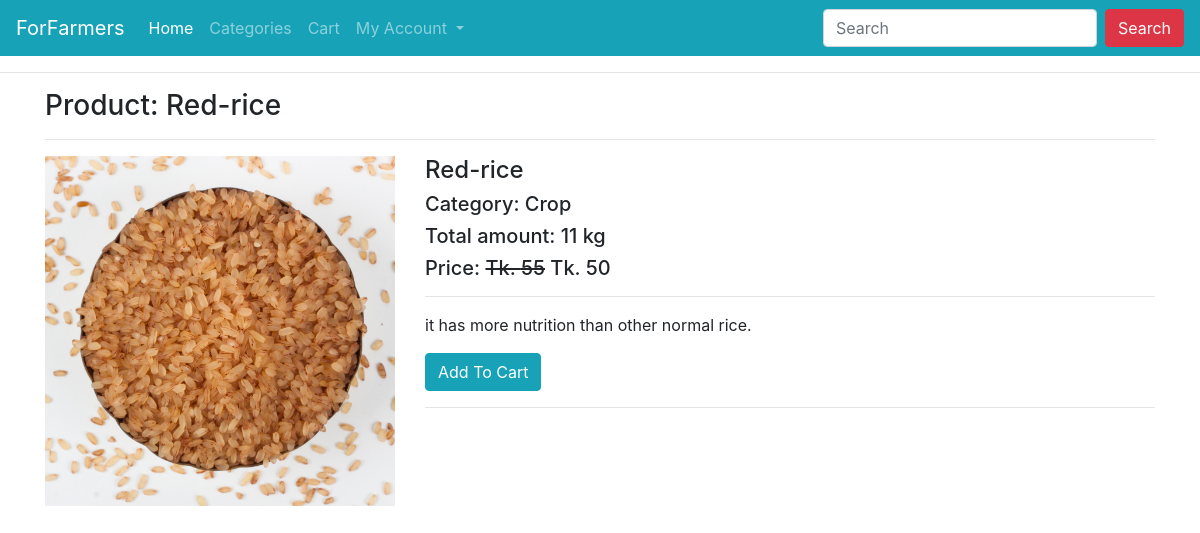
Page /product/Foshol/ on the committed database.
### store/models.py (models this page shows, shortened)
class Product(models.Model):
    title = models.CharField(max_length=200)
    slug = models.SlugField(unique=True)
    category = models.ForeignKey(Category, on_delete=models.CASCADE, default=True)
    image = models.ImageField(upload_to="products")
    marked_price = models.PositiveIntegerField()
    selling_price = models.PositiveIntegerField()
    description = models.TextField()
    view_count = models.PositiveIntegerField(default=0)

class Category(models.Model):
    title = models.CharField(max_length=200)
    slug = models.SlugField(unique=True)
    def __str__(self):
        return self.title

### store/views.py (the view)
# urls.py: path("product/<slug:slug>/", ProductDetailView.as_view(), name="productdetail"),
class ProductDetailView(EcomMixin,TemplateView):
    template_name = "productdetail.html"
    def get_context_data(self, **kwargs):
        context = super().get_context_data(**kwargs)
        url_slug = self.kwargs['slug']
        product = Product.objects.get(slug=url_slug)
        product.view_count
        product.save()
        context['product'] = product
        return context

### store/views.py (called while the page is built)
    def dispatch(self, request, *args, **kwargs):
        cart_id = request.session.get("cart_id")
        if cart_id:
            cart_obj = Cart.objects.get(id=cart_id)
            if request.user.is_authenticated and request.user.customer:
                cart_obj.customer = request.user.customer
                cart_obj.save()
        return super().dispatch(request, *args, **kwargs)

### store/templates/productdetail.html (shortened to what this page needs)
{% extends 'base.html' %}
{% block content %}
<div class="container">
    <h3>Product: {{product.title}}</h3><hr>
    <div class="row">
        <div class="col-md-4">
            <img src="{{product.image.url}}" alt="" class="img-fluid">
        </div>
        <div class="col-md-8">
            <h4>{{product.title}}</h4>
            <h5>Category: {{product.category}}</h5>
             <h5>Total amount: {{product.view_count}} kg</h5>
            <h5>Price: <strike>Tk. {{product.marked_price}}</strike> Tk. {{product.selling_price}}</h5>
            <hr>
             <p>{{product.description}}</p>
            <a href="{% url 'store:addtocart' product.id %}" class="btn btn-info">Add To Cart</a>
            <hr>
        </div>
    </div>
</div>
{% endblock %}

### rows in the picture
Product: title "Red-rice", image (picture), category "Crop", view_count "11", marked_price "55", selling_price "50", description "it has more nutrition than other normal rice."
